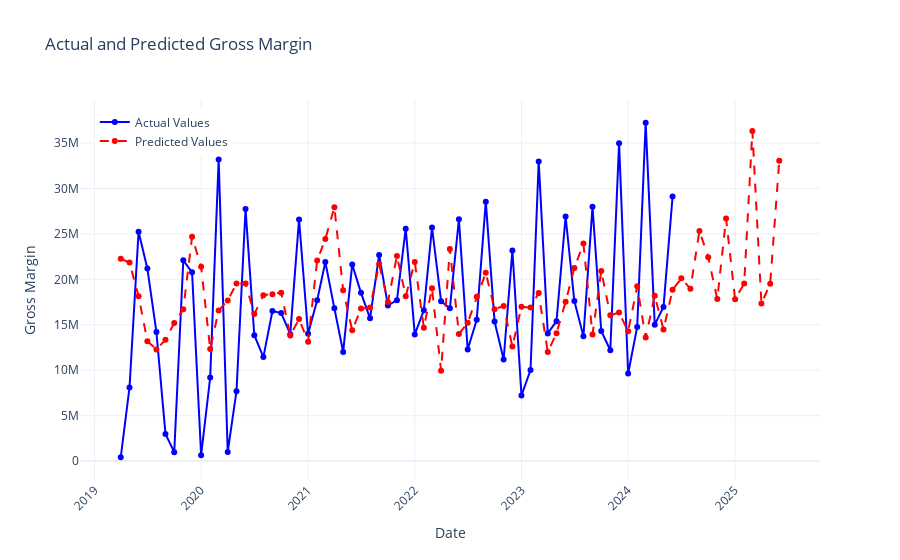

The code cell stored with this chart in its notebook:
### Code cell
fig = go.Figure()

# Plot Actual Values
fig.add_trace(go.Scatter(
    x=monthly_combined_results['Date'],
    y=monthly_combined_results['Actual'],
    mode='lines+markers',
    name='Actual Values',
    line=dict(color='blue')
))

# Plot Predicted Values 
fig.add_trace(go.Scatter(
    x=monthly_combined_results['Date'],
    y=monthly_combined_results['Predicted'],
    mode='lines+markers',
    name='Predicted Values',
    line=dict(color='red', dash='dash')
))
fig.update_layout(
    title='Actual and Predicted Gross Margin',
    xaxis_title='Date',
    yaxis_title='Gross Margin',
    template='plotly_white',
    legend=dict(x=0.02, y=0.98),
    plot_bgcolor='rgba(0, 0, 0, 0)',
    xaxis_tickangle=-45
)
fig.show()
